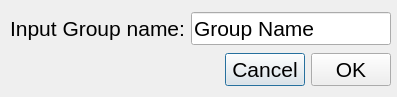
<?xml version="1.0" encoding="UTF-8"?>
<ui version="4.0">
 <class>InsertGroup</class>
 <widget class="QDialog" name="InsertGroup">
  <property name="geometry">
   <rect>
    <x>0</x>
    <y>0</y>
    <width>397</width>
    <height>97</height>
   </rect>
  </property>
  <property name="font">
   <font>
    <pointsize>16</pointsize>
   </font>
  </property>
  <property name="windowTitle">
   <string>Add Group</string>
  </property>
  <widget class="QWidget" name="layoutWidget">
   <property name="geometry">
    <rect>
     <x>10</x>
     <y>10</y>
     <width>381</width>
     <height>78</height>
    </rect>
   </property>
   <layout class="QVBoxLayout" name="verticalLayout">
    <item>
     <layout class="QHBoxLayout" name="horizontalLayout">
      <item>
       <widget class="QLabel" name="label">
        <property name="text">
         <string>Input Group name:</string>
        </property>
       </widget>
      </item>
      <item>
       <widget class="QLineEdit" name="m_groupName">
        <property name="text">
         <string>Group Name</string>
        </property>
       </widget>
      </item>
     </layout>
    </item>
    <item>
     <layout class="QHBoxLayout" name="horizontalLayout_3">
      <item>
       <spacer name="horizontalSpacer">
        <property name="orientation">
         <enum>Qt::Horizontal</enum>
        </property>
        <property name="sizeHint" stdset="0">
         <size>
          <width>40</width>
          <height>20</height>
         </size>
        </property>
       </spacer>
      </item>
      <item>
       <layout class="QHBoxLayout" name="horizontalLayout_2">
        <item>
         <widget class="QPushButton" name="m_cancel">
          <property name="text">
           <string>Cancel</string>
          </property>
         </widget>
        </item>
        <item>
         <widget class="QPushButton" name="m_ok">
          <property name="text">
           <string>OK</string>
          </property>
         </widget>
        </item>
       </layout>
      </item>
     </layout>
    </item>
   </layout>
  </widget>
 </widget>
 <resources/>
 <connections/>
</ui>
